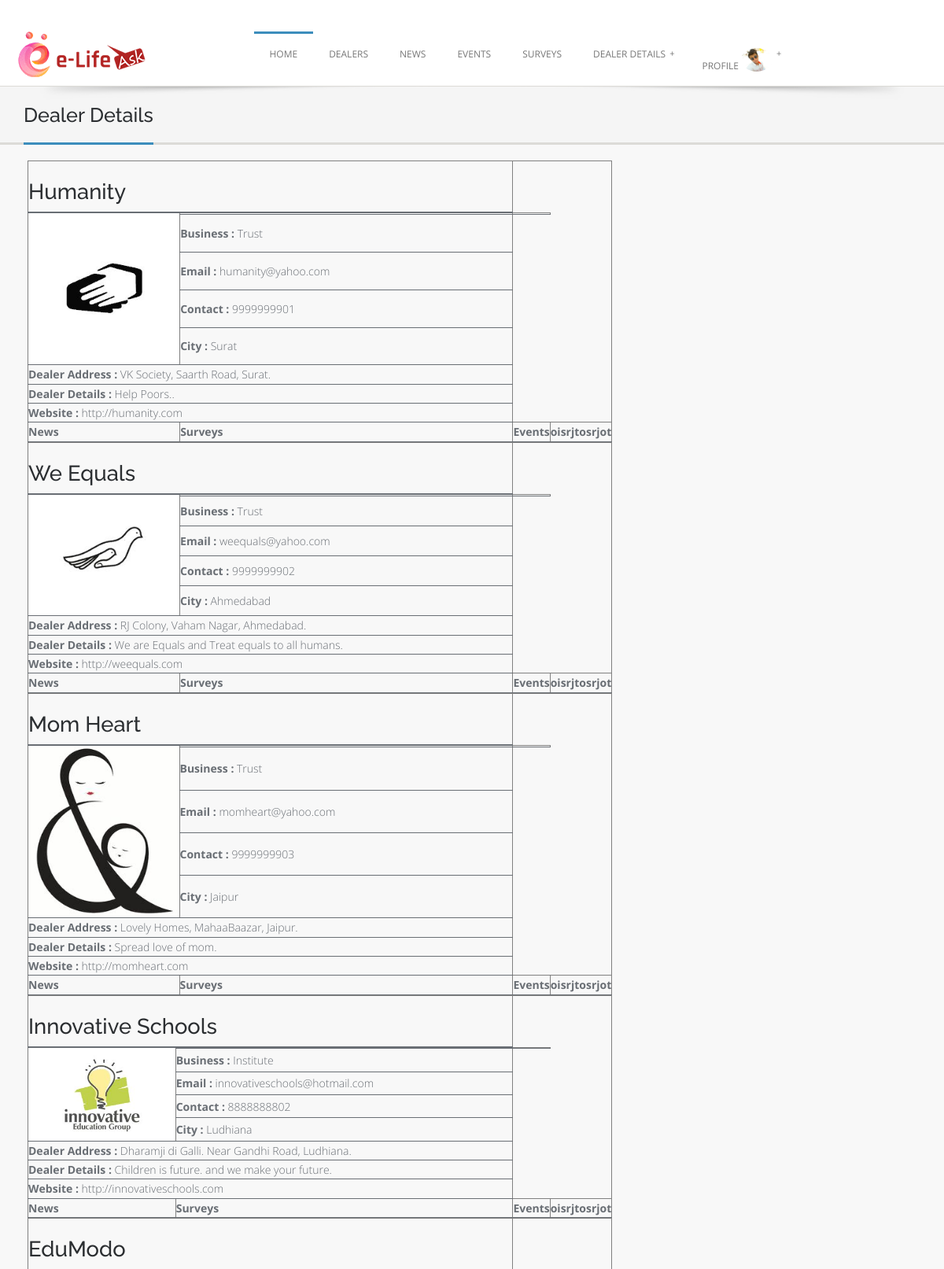
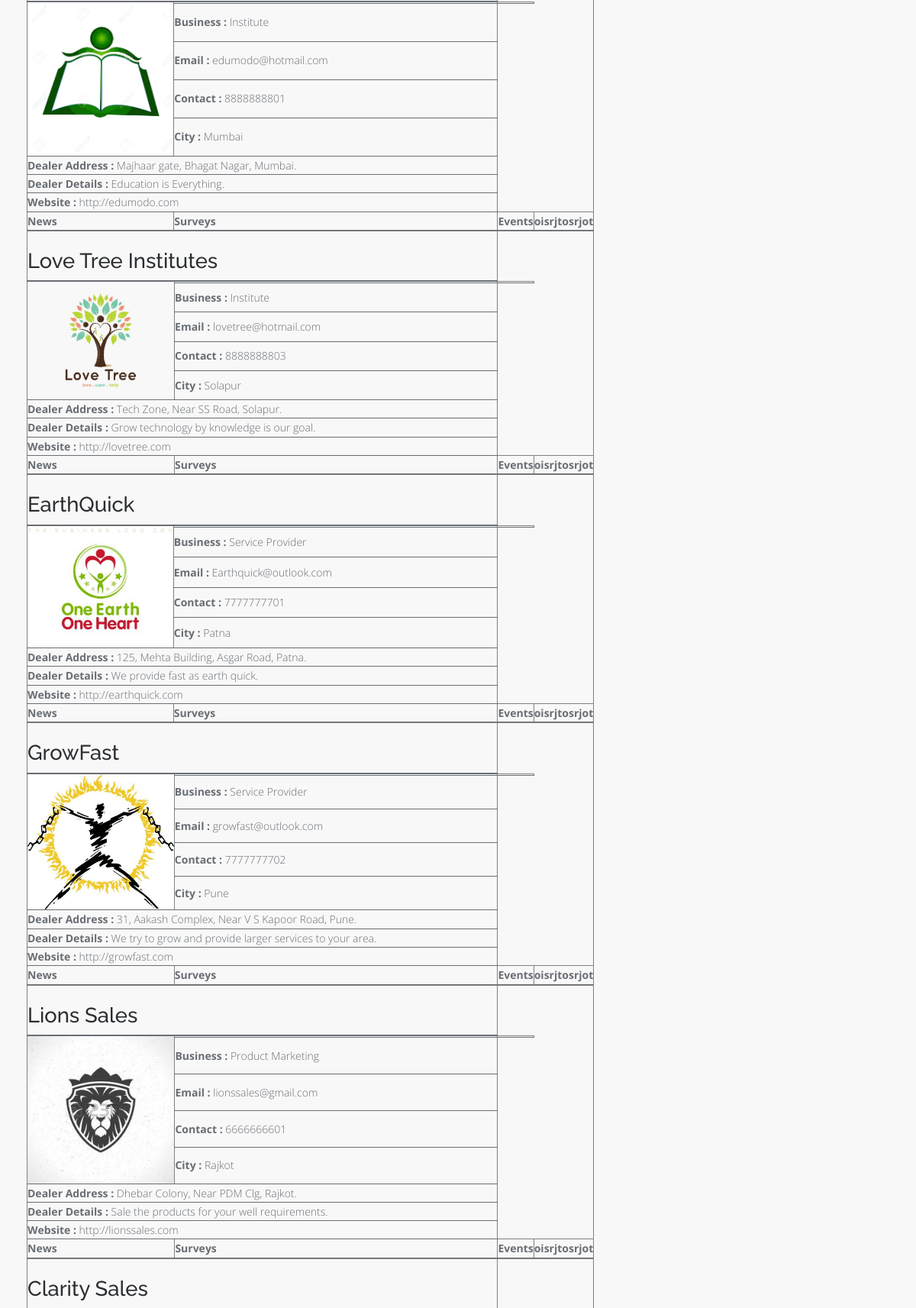
The app's page /User-Dealer/user_dealer_profile.php (signed in, upper part) with its own data (2 pictures, top to bottom).
### tables this page shows
CREATE TABLE `tbl_user` (
  `user_id` int(11) NOT NULL,
  `user_first_name` varchar(25) NOT NULL,
  `user_last_name` varchar(25) NOT NULL,
  `user_email` varchar(30) NOT NULL,
  `user_password` varchar(15) NOT NULL,
  `user_mobile_no` varchar(13) NOT NULL,
  `city_id` int(11) DEFAULT NULL,
  `pin_code` varchar(10) NOT NULL,
  `user_address` varchar(200) DEFAULT NULL,
  `user_photo` varchar(500) DEFAULT NULL,
  `user_status` int(11) NOT NULL
);

CREATE TABLE `tbl_dealer` (
  `dealer_id` int(11) NOT NULL,
  `dealer_first_name` varchar(25) NOT NULL,
  `dealer_last_name` varchar(25) NOT NULL,
  `company_name` varchar(200) NOT NULL,
  `dealer_email` varchar(30) NOT NULL,
  `dealer_password` varchar(15) NOT NULL,
  `dealer_mobile_no` varchar(13) NOT NULL,
  `designation` varchar(30) NOT NULL,
  `city_id` int(11) DEFAULT NULL,
  `pin_code` varchar(10) NOT NULL,
  `dealer_address` varchar(200) NOT NULL,
  `dealer_details` varchar(5000) NOT NULL,
  `dealer_photo` varchar(500) NOT NULL,
  `web_url` varchar(200) DEFAULT NULL,
  `JOD` date NOT NULL,
  `business_type` varchar(20) NOT NULL,
  `dealer_proof_1` varchar(500) NOT NULL,
  `dealer_proof_2` varchar(500) NOT NULL,
  `dealer_status` int(11) NOT NULL,
  `dealer_trial_plan_status` int(11) NOT NULL
);

CREATE TABLE `tbl_city` (
  `city_id` int(11) NOT NULL,
  `city_name` varchar(30) NOT NULL,
  `state_id` int(11) DEFAULT NULL,
  `city_status` int(11) NOT NULL
);

### User-Dealer/user_dealer_profile.php (the view, shortened to what this page needs)
<!doctype html>
<html class="no-js" lang="en">
	<head>
	<link rel="stylesheet" href="css/font-awesome.css">
	<link href="assets/css/bootstrap.css" rel="stylesheet">
	<link rel="stylesheet" href="style.css">
	<link rel="stylesheet" href="css/colors.css">
	<link rel="stylesheet" href="layerslider/css/layerslider.css" type="text/css">
  </head>
<body>
<?php
	include "header.php";
?>
	<section class="post-wrapper-top">
    	<div class="container">
            <div class="post-wrapper-top-shadow">
                <span class="s1"></span>
            </div>
            <div class="col-lg-6 col-md-6 col-sm-6 col-xs-12">
                <h2>Dealer Details</h2>
            </div>
        </div>
	</section>
        	<div class="content clearfix">
            	<div class="col-lg-8 col-md-8 col-sm-8 col-xs-12" style="widtd:100%;overflow:auto">
				<?php
					$select = "select * from Tbl_dealer where dealer_status = 1";
					$query = mysql_query($select);
					while($row=mysql_fetch_array($query))
					{
				?>
<table width="100%" border="1">
  <tr>
    <td colspan="2"><h3><?php echo $row['company_name']; ?></h3></td>
  </tr>
  <tr>
    <td width="32%"> </td>
    <td width="68%"> </td>
  </tr>
  <tr>
    <td rowspan="5" valign="top"><img src="<?php echo $row['dealer_photo'];?>" width="100%" height="100%" /></td>
    <td> </td>
    <td> </td>
  </tr>
  <tr>
    <td><strong>Business : </strong> <?php echo $row['business_type'];?></td>
  </tr>
  <tr>
    <td><strong>Email : </strong> <?php echo $row['dealer_email'];?></td>
  </tr>
  <tr>
    <td><strong>Contact : </strong> <?php echo $row['dealer_mobile_no'];?></td>
  </tr>
  <tr>
    <td><strong>City : </strong>
				<?php
					$select1 = "select * from Tbl_city where city_id = '$row[city_id]'";
					 $query1 = mysql_query($select1);
					$rowcity = mysql_fetch_array($query1);
					echo $rowcity['city_name'];
				  ?>
	</td>
  </tr>
  <tr>
    <td colspan="2"><strong>Dealer Address :</strong> <?php echo $row['dealer_address'];?></td>
  </tr>
  <tr>
    <td colspan="2"><strong>Dealer Details :</strong> <?php echo $row['dealer_details'];?></td>
  </tr>
  <tr>
    <td colspan="2"><strong>Website :</strong> <?php echo $row['web_url'];?></td>
  </tr>
  <tr  width="100%">
    <td width="20%"> <strong>News</strong> </td>
    <td width="20%"> <strong>Surveys</strong> </td>
    <td width="20%"> <strong>Events</strong> </td>
    <td width="20%"> <strong>oisrjtosrjot</strong></td>
  </tr>
</table>
<?php   }  ?>
</body>
</html>
	</body>
</html>

### User-Dealer/header.php (shortened to what this page needs)
<?php
		$select = "select * from Tbl_dealer where dealer_id = '$_SESSION[dealer_id]'";
		$query_select = mysql_query($select);
		$row = mysql_fetch_array($query_select);
		$select1 = "select * from Tbl_user where user_id = '$_SESSION[user_id]'";
		$query_select1 = mysql_query($select1);
		$row_user = mysql_fetch_array($query_select1);
?>
<header class="header">
    	<div class="container">
        	<div class="site-header clearfix">
                <div class="col-lg-3 col-md-3 col-sm-12 title-area pull-left">
                    <div style="margin-top:-5px" class="site-title" id="title">
                        <a href="../index.php" title="">
                            <img src="images/logo.gif" alt="">
                        </a>
                    </div>
                </div>
                <div class="col-lg-9 col-md-12 col-sm-12">
                   <div id="nav">
                        <div class="container clearfix">
                       <?php
					   if($_SESSION['dealer_id']!="")
					   {
					   	?>
						  <ul id="jetmenu" class="jetmenu blue">
                            <li class="active"><a href="dealer_index.php">Home</a>
                            </li>
						<?php
							if($_SESSION['business_type'] == "Product Marketing")
							{ ?>
								<li><a href="#">Product</a>
									<ul class="dropdown">
										<li><a href="dealer_add_product.php">Add Product</a></li>
										<li><a href="dealer_manage_product.php">Manage Product</a></li>
									</ul>
								</li>
						<?php }
							else if($_SESSION['business_type'] == "Service Provider")
							{ ?>
								<li><a href="#">Service</a>
									<ul class="dropdown">
										<li><a href="dealer_add_service.php">Add Service</a></li>
										<li><a href="dealer_manage_service.php">Manage Service</a></li>
									</ul>
								</li>
							<?php }
							else if($_SESSION['business_type'] == "Trust")
							{ ?>
								<li><a href="#">Trust</a>
									<ul class="dropdown">
										<li><a href="dealer_add_donation.php">Add Donation</a></li>
										<li><a href="dealer_manage_donation.php">Manage Donation</a></li>
									</ul>
								</li>
							<?php }
							else if($_SESSION['business_type'] == "Institute")
							{ ?>
								<li><a href="#">Institute</a>
									<ul class="dropdown">
										<li><a href="dealer_add_facility.php">Add Facility</a></li>
										<li><a href="dealer_manage_facility.php">Manage Facility</a></li>
									</ul>
								</li>
							<?php } ?>
							<li><a href="#">News</a>
                                <ul class="dropdown">
                                    <li><a href="dealer_add_news.php">Add News</a></li>
                                    <li><a href="dealer_manage_news.php">Manage News</a></li>
                                </ul>
                            </li>
                            <li><a href="#">Event</a>
                                <ul class="dropdown">
                                    <li><a href="dealer_add_event.php">Add Event</a></li>
                                    <li><a href="dealer_manage_event.php">Manage Event</a></li>
                                </ul>
                            </li>
                            <li><a href="#">Survey</a>
                                <ul class="dropdown">
                                    <li><a href="dealer_add_survey.php">Add Survey</a></li>
                                    <li><a href="dealer_manage_survey.php">Manage Survey</a></li>
                                </ul>
                            </li>
                            <li><a href="#">Follow</a>
                                <ul class="dropdown" >
                                    <li><a href="dealer_follower.php">Followers</a></li>
                                </ul>
                            </li>
                            <li><a href="#">Profile <img src="<?php echo $row['dealer_photo']; ?>" style="border-radius:50% 50% 50% 50%;width:40px;"></a>
                                <ul class="dropdown" >
                                    <li><a href="dealer_view_profile.php">View Profile</a></li>
                                    <li ><a href="dealer_edit_profile.php">Edit Profile</a></li>
		                            <li><a href="dealer_my_plan.php">Plan</a></li>
									<li><a href="logout.php">Logout</a></li>
                                </ul>
                            </li>
                        </ul>
						<?php
					   }
					   else if($_SESSION['user_id']!="")
					   {
					   ?>
									  <ul id="jetmenu" class="jetmenu blue">
                            <li class="active"><a href="user_index.php">Home</a>
                            </li>
                            <li><a href="user_profile_of_dealers.php">Dealers</a></li>
                            <li><a href="user_all_news.php">News</a>
                            </li>
                            <li><a href="user_all_events.php">Events</a>
                            </li>
                            <li><a href="user_all_survey.php">Surveys</a>
                            <li><a href="#">Dealer Details</a>
                            </li>
                            <li><a href="#">Profile <img src="<?php echo $row_user['user_photo']; ?>" style="border-radius:50% 50% 50% 50%;width:40px;"></a>
                            </li>
                        </ul>
					   <?php
					   }
					   ?>
                        </div>
                    </div>
                </div>
            </div>
    	</div>
    </header>

### User-Dealer/style.css (style rules this page uses)
* { margin: 0; padding: 0px; font-family: "Open Sans"; }
body { background: #f8f8f8; margin: 0; height: 100%; z-index: 1000; color: #696E74; }
html { overflow-x: hidden; overflow-y: auto; }
html, body { height: 100%; }
img { height: auto; max-width: 100%; }
*, *:after, *:before { -webkit-box-sizing: border-box; -moz-box-sizing: border-box; box-sizing: border-box; padding: 0; margin: 0; }
a { padding: 0; margin: 0; text-decoration: none; -webkit-transition: background-color .4s linear, color .4s linear; -moz-transition: background-color .4s linear, color .4s linear; -o-transition: background-color .4s linear, color .4s linear; -ms-transition: background-color .4s linear, color .4s linear; transition: background-color .4s linear, color .4s linear; }
a img { border: none; vertical-align: bottom; }
p, pre, ul, ol, dl, dd, blockquote, address, fieldset, form, { margin-bottom: 20px; }
a img { border: none; }
ul, ol, dl { margin-left: 30px; }
ul, ol, dl { margin-bottom: 1.25em; font-family: inherit; }
ul, ol { margin-left: 0; }
section::before, section::after { position: absolute; content: ''; pointer-post-wraps: none; }
.marketplace-top-shadow, .post-wrapper-top-shadow { width:100%; position:relative; z-index:1000; }
.marketplace-top-shadow .s1, .post-wrapper-top-shadow .s1 { background:url(images/shadow.png) center no-repeat; height:31px; margin:0 auto; bottom:-18px; width:100%; position:absolute; left:0; }
.post-wrapper-top { background-color: #F5F5F5; bottom: 0; left: 0; right: 0; top: 0; z-index: 0; border-bottom: 3px solid #DCDBD7; margin-bottom: 0; padding:0; position: relative; text-align: left; }
.post-wrapper-top h2 { border-bottom: 3px solid #fff; display: inline-block; font-weight:500; font-size:1.8em; padding: 0 0 20px; color:#2B2E31; position: relative; margin-bottom:-3px; }
.header { background:#ffffff; display:block; border-bottom:1px solid #DCDBD7; position:relative; z-index: 99; }
.site-header { padding:40px 0 0; }
.title-area { padding:0; display:block; position:relative; overflow:hidden; }
#nav { margin-top:0; }
.content { padding:20px 20px 60px 20px; }

### User-Dealer/css/colors.css (style rules this page uses)
.pagination > li > a:hover, .pagination > li > span:hover, .pagination > li > a:focus, .pagination > li > span:focus, .list-group-item.active, .list-group-item.active:hover, .list-group-item.active:focus, .panel-primary > .panel-heading, .breadcrumb, blockquote, blockquote.pull-right, .nav .open > a, .nav .open > a:hover, .nav .open > a:focus, .form-control:focus, .nav .open > a, .nav .open > a:hover, a.thumbnail:hover, .nav-tabs.nav-stacked > li > a, .owl-carousel .item a div span, a.thumbnail:focus, .post-wrapper-top h2, .nav .open > a:focus, #volume, .title:before, .post-meta a:hover, .title:after { border-color:#3C8DBC }
.panel-primary > .panel-heading + .panel-collapse .panel-body, .nav .caret, .blue > li:hover > a, .blue > li.active > a, .top-bar-section .dropdown, .top-bar-section .has-dropdown > a:after { border-top-color:#3C8DBC }
.text-primary, .panel-primary > .panel-heading, .navbar-inverse .dropdown-menu > li > a:hover, .navbar-inverse .dropdown-menu > li > a:focus, .nav > li > a:hover, .nav > li > a:focus, .accordion-heading .accordion-toggle > em, .message span, .services_lists_boxes_icon:after, #cp-nav a:hover, #cp-nav .hover > a, #cp-nav .current > a, #cp-nav .hover > a a:after, #cp-nav .current a:after, a.list-group-item.active > .badge, .nav-pills > .active > a > .badge, a, .rating i, .btn-link, .dropdown-menu > li > a:hover, .dropdown-menu > li > a:focus, .dropdown-menu > .active > a, .dropdown-menu > .active > a:hover, .dropdown-menu > .active > a:focus, .nav > li > a:hover, .nav > li > a:focus, .check li:before, .highlight, .required, .pricing li:before, .theme_details h3, .theme_overviews .icon-container i, .jetmenu li > .megamenu i, .top-bar-section ul li:hover > a, .top-bar-section ul li.active > a, .recent_posts li a.readmore { color:#3C8DBC; }

### User-Dealer/user_dealer_profile.php (style rules this page uses)
td { border-bottom:solid 1px; }

### records on screen
tbl_user: user_photo (picture)
tbl_dealer: company_name "Humanity", dealer_photo (picture), business_type "Trust", dealer_email "humanity@yahoo.com", dealer_mobile_no "9999999901", city.city_name "Surat", dealer_address "VK Society, Saarth Road, Surat.", dealer_details "Help Poors..", web_url "http://humanity.com"
tbl_dealer: company_name "We Equals", dealer_photo (picture), business_type "Trust", dealer_email "weequals@yahoo.com", dealer_mobile_no "9999999902", city.city_name "Ahmedabad", dealer_address "RJ Colony, Vaham Nagar, Ahmedabad.", dealer_details "We are Equals and Treat equals to all humans.", web_url "http://weequals.com"
tbl_dealer: company_name "Mom Heart", dealer_photo (picture), business_type "Trust", dealer_email "momheart@yahoo.com", dealer_mobile_no "9999999903", city.city_name "Jaipur", dealer_address "Lovely Homes, MahaaBaazar, Jaipur.", dealer_details "Spread love of mom.", web_url "http://momheart.com"
tbl_dealer: company_name "Innovative Schools", dealer_photo (picture), business_type "Institute", dealer_email "innovativeschools@hotmail.com", dealer_mobile_no "8888888802", city.city_name "Ludhiana", dealer_address "Dharamji di Galli. Near Gandhi Road, Ludhiana.", dealer_details "Children is future. and we make your future.", web_url "http://innovativeschools.com"
tbl_dealer: company_name "EduModo", dealer_photo (picture), business_type "Institute", dealer_email "edumodo@hotmail.com", dealer_mobile_no "8888888801", city.city_name "Mumbai", dealer_address "Majhaar gate, Bhagat Nagar, Mumbai.", dealer_details "Education is Everything.", web_url "http://edumodo.com"
tbl_dealer: company_name "Love Tree Institutes", dealer_photo (picture), business_type "Institute", dealer_email "lovetree@hotmail.com", dealer_mobile_no "8888888803", city.city_name "Solapur", dealer_address "Tech Zone, Near SS Road, Solapur.", dealer_details "Grow technology by knowledge is our goal.", web_url "http://lovetree.com"
tbl_dealer: company_name "EarthQuick", dealer_photo (picture), business_type "Service Provider", dealer_email "Earthquick@outlook.com", dealer_mobile_no "7777777701", city.city_name "Patna", dealer_address "125, Mehta Building, Asgar Road, Patna.", dealer_details "We provide fast as earth quick.", web_url "http://earthquick.com"
tbl_dealer: company_name "GrowFast", dealer_photo (picture), business_type "Service Provider", dealer_email "growfast@outlook.com", dealer_mobile_no "7777777702", city.city_name "Pune", dealer_address "31, Aakash Complex, Near V S Kapoor Road, Pune.", dealer_details "We try to grow and provide larger services to your area.", web_url "http://growfast.com"
tbl_dealer: company_name "Lions Sales", dealer_photo (picture), business_type "Product Marketing", dealer_email "lionssales@gmail.com", dealer_mobile_no "6666666601", city.city_name "Rajkot", dealer_address "Dhebar Colony, Near PDM Clg, Rajkot.", dealer_details "Sale the products for your well requirements.", web_url "http://lionssales.com"
tbl_dealer: company_name "Clarity Sales"
